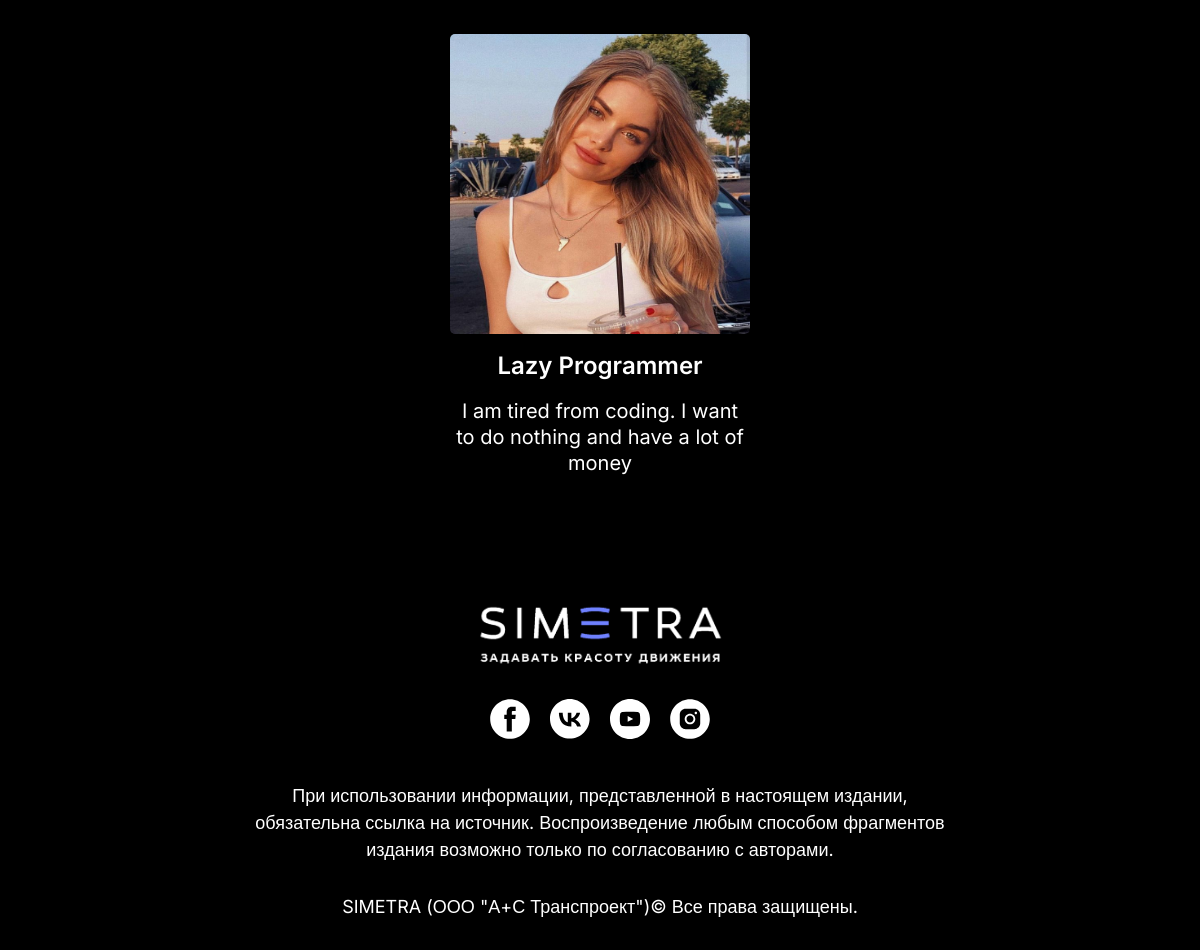
/ (lower part), run on an earlier commit of the app's database.
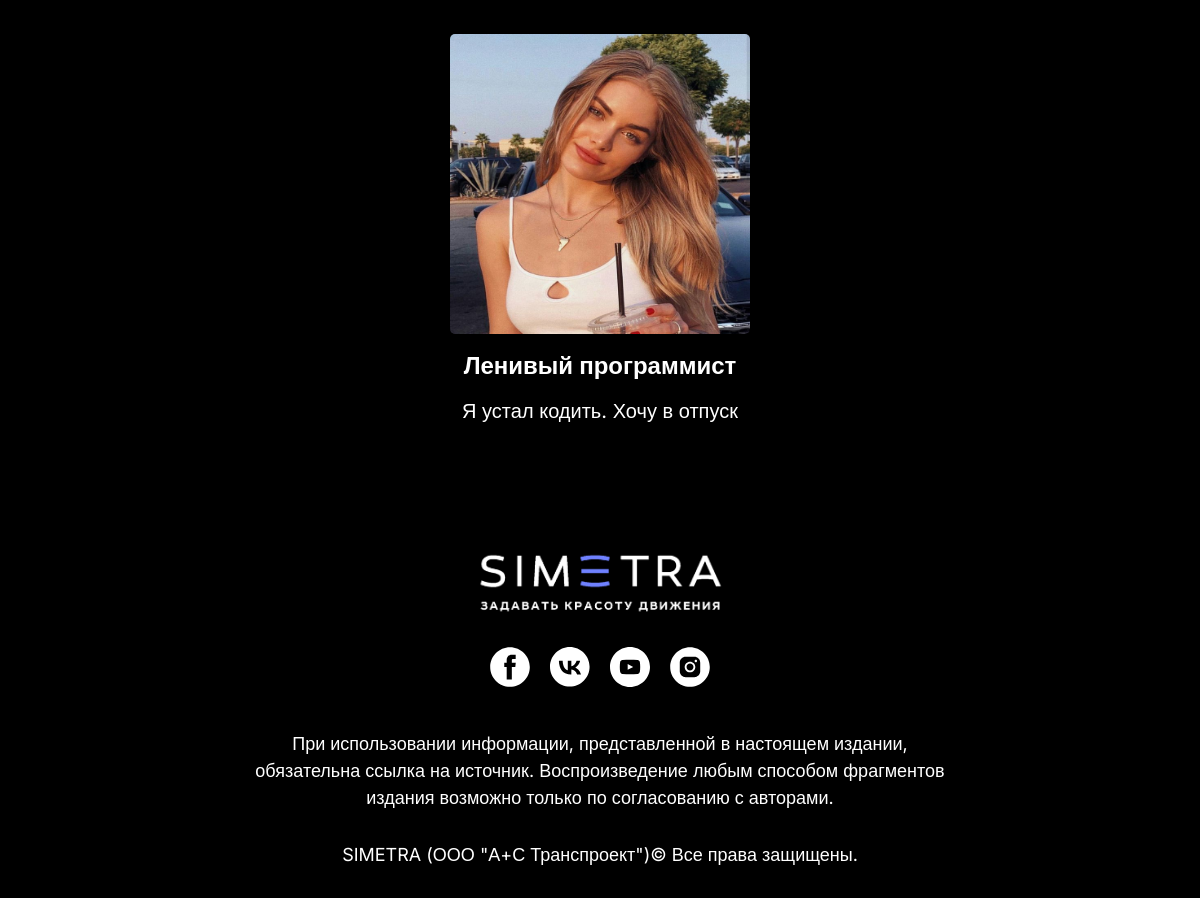
And on a later commit of the database.
### simetra_app/models.py (models this page shows, shortened)
class Employee(models.Model):
    def get_upload_path(self, filename):
        return Path('main_page/employees', get_uuid4_filename(filename))
    name = models.CharField(max_length=100)
    position = models.CharField(max_length=200)
    image = models.ImageField(
        default='main_page/employees/default-avatar.jpg',
        upload_to=get_upload_path,
    )

### simetra_app/views.py (the view)
# urls.py: path('', views.main_page, name='main'),
def main_page(request):
    mapbox_access_token = MAPBOX_KEY
    form = LocationOfCityForm()
    required_fields = ['name', 'longitude', 'latitude']
    cities_list_json = get_JSON_city_list(required_fields)
    context = {
        'bosses_list': Boss.objects.all(),
        'employees_list': Employee.objects.all(),
        'number_of_cities': City.objects.all().count(),
        'mapbox_access_token': mapbox_access_token,
        'cities_list_json': cities_list_json,
        'form': form,
    }
    return render(request, 'simetra_app/main.html', context)

### simetra_app/views.py (called while the page is built)
def get_JSON_city_list(city_attr_list, city_name=None):
    def get_JSON_city_attr_and_value_list(city_object):
        city_dictionary = {}
        for attr in city_attr_list:
            value = getattr(city_object, attr)
            city_dictionary[attr] = value
        city_dictionary_json = json.dumps(
            city_dictionary, cls=DjangoJSONEncoder)
        return city_dictionary_json
    if city_name is None:
        cities_list_json = []
        for city in City.objects.all():
            city_dictionary_json = get_JSON_city_attr_and_value_list(city)
            cities_list_json.append(city_dictionary_json)
    else:
        city = get_object_or_404(City, name=city_name)
        city_dictionary_json = get_JSON_city_attr_and_value_list(city)
        cities_list_json = [city_dictionary_json]
    return cities_list_json

### simetra_app/templates/simetra_app/main.html (shortened to what this page needs)
{% load static %}
{% load mapbox_location_field_tags %}
<!DOCTYPE html>
<html lang="ru">
<head>
  <link rel="stylesheet" href="{% static 'simetra_app/main_page/styles/style.css' %}" />
  <link href='https://api.mapbox.com/mapbox-gl-js/v2.3.1/mapbox-gl.css' rel='stylesheet' />
</head>
<body>
  <div class="wrapper">
    <main class="page">
      <section class="page__team team">
        <div class="team__container _container">
          <ul class="team__list">
            {% for employee in employees_list %}
            <li class="team__item employee">
              <img class="employee__image" src="{{ employee.image.url }}" />
              <p class="employee__initials">{{ employee.name }}</p>
              <h3 class="employee__position">{{ employee.position }}</h3>
            </li>
            {% endfor %}
          </ul>
        </div>
      </section>
    </main>
    <footer class="footer">
      <div class="footer__container _container">
        <ul class="footer__list">
          <li class="footer__item">
            <a href="https://apluss.ru/" target="_blank">
              <img class="footer__logo"
                src="{% static 'simetra_app/main_page/assets/img/simetra_logo_discrip.png' %}" />
            </a>
          </li>
          <li class="footer__item">
            <ul class="footer__social social">
              <li class="social__item">
                <a href="https://www.facebook.com/simetragroup/" target="_blank">
                </a>
              </li>
              <li class="social__item">
                <a href="https://vk.com/simetragroup" target="_blank">
                </a>
              </li>
              <li class="social__item">
                <a href="https://www.youtube.com/c/simetragroup" target="_blank">
                </a>
              </li>
              <li class="social__item">
                <a href="https://www.instagram.com/accounts/login/?next=/simetragroup/" target="_blank">
                </a>
              </li>
            </ul>
          </li>
          <li class="footer__item">
            <p class="footer__text">
              При использовании информации, представленной в настоящем
              издании, обязательна ссылка на источник. Воспроизведение любым
              способом фрагментов издания возможно только по согласованию с
              авторами.
            </p>
            <p class="footer__text">
              SIMETRA (ООО "А+С Транспроект")© Все права защищены.
            </p>
          </li>
        </ul>
      </div>
    </footer>
  </div>
</body>
</html>

### simetra_app/templates/simetra_app/navbar.html (shortened to what this page needs)
{% load static %}

### simetra_app/static/simetra_app/main_page/styles/style.css (style rules this page uses)
* { padding: 0; margin: 0; border: 0; }
*, *:before, *:after { -webkit-box-sizing: border-box; box-sizing: border-box; }
nav, footer, header, aside { display: block; }
html, body { height: 100%; width: 100%; font-size: 100%; line-height: 1; font-size: 14px; -ms-text-size-adjust: 100%; -moz-text-size-adjust: 100%; -webkit-text-size-adjust: 100%; }
a, a:visited { text-decoration: none; }
ul li { list-style: none; }
img { vertical-align: top; }
h1, h2, h3, h4, h5, h6 { font-size: inherit; font-weight: 400; }
html { scroll-behavior: smooth; }
body { font-family: "Inter", sans-serif; font-size: 18px; }
.wrapper { min-height: 100%; overflow: hidden; display: -webkit-box; display: -ms-flexbox; display: flex; -webkit-box-orient: vertical; -webkit-box-direction: normal; -ms-flex-direction: column; flex-direction: column; }
._container { max-width: 1400px; margin: 0px auto; padding: 0px 10px; }
.page { -webkit-box-flex: 1; -ms-flex: 1 1 auto; flex: 1 1 auto; }
.page__team { background-color: #000000; color: #ffffff; padding: 120px 0px; }
.team__list { display: -webkit-box; display: -ms-flexbox; display: flex; -webkit-box-align: baseline; -ms-flex-align: baseline; align-items: baseline; -webkit-box-pack: center; -ms-flex-pack: center; justify-content: center; -ms-flex-wrap: wrap; flex-wrap: wrap; gap: 40px 60px; }
.team__item { -webkit-box-flex: 0; -ms-flex: 0 1 25%; flex: 0 1 25%; }
.employee__image { border-radius: 5px; display: block; width: 300px; height: 300px; margin: 0 auto; margin-bottom: 20px; }
.employee__initials { text-align: center; font-weight: 600; font-size: 24px; margin-bottom: 20px; }
.employee__position { font-size: 20px; line-height: 130%; margin: 0 auto; text-align: center; max-width: 320px; }
.footer { background-color: #000000; color: #ffffff; }
.footer__list { display: -webkit-box; display: -ms-flexbox; display: flex; -webkit-box-pack: justify; -ms-flex-pack: justify; justify-content: space-between; -webkit-box-orient: vertical; -webkit-box-direction: normal; -ms-flex-direction: column; flex-direction: column; -webkit-box-align: center; -ms-flex-align: center; align-items: center; padding: 0px 0px 30px 0px; }
.footer__logo { max-width: 250px; margin-bottom: 30px; }
.footer__social { margin-bottom: 40px; }
.footer__text { max-width: 700px; text-align: center; margin-bottom: 30px; line-height: 150%; }
.footer__text:last-child { margin-bottom: 0px; }
.social { display: -webkit-box; display: -ms-flexbox; display: flex; -webkit-box-pack: justify; -ms-flex-pack: justify; justify-content: space-between; -webkit-box-align: center; -ms-flex-align: center; align-items: center; gap: 20px 20px; }
.social .social__item svg { width: 40px; height: 40px; -webkit-transition: 0.3s; transition: 0.3s; }

What changed in the data, as far as the page shows it:
changed Employee: name "Lazy Programmer" → "Ленивый программист"; position "I am tired from coding. I want to do nothing and have a lot of money" → "Я устал кодить. Хочу в отпуск"
